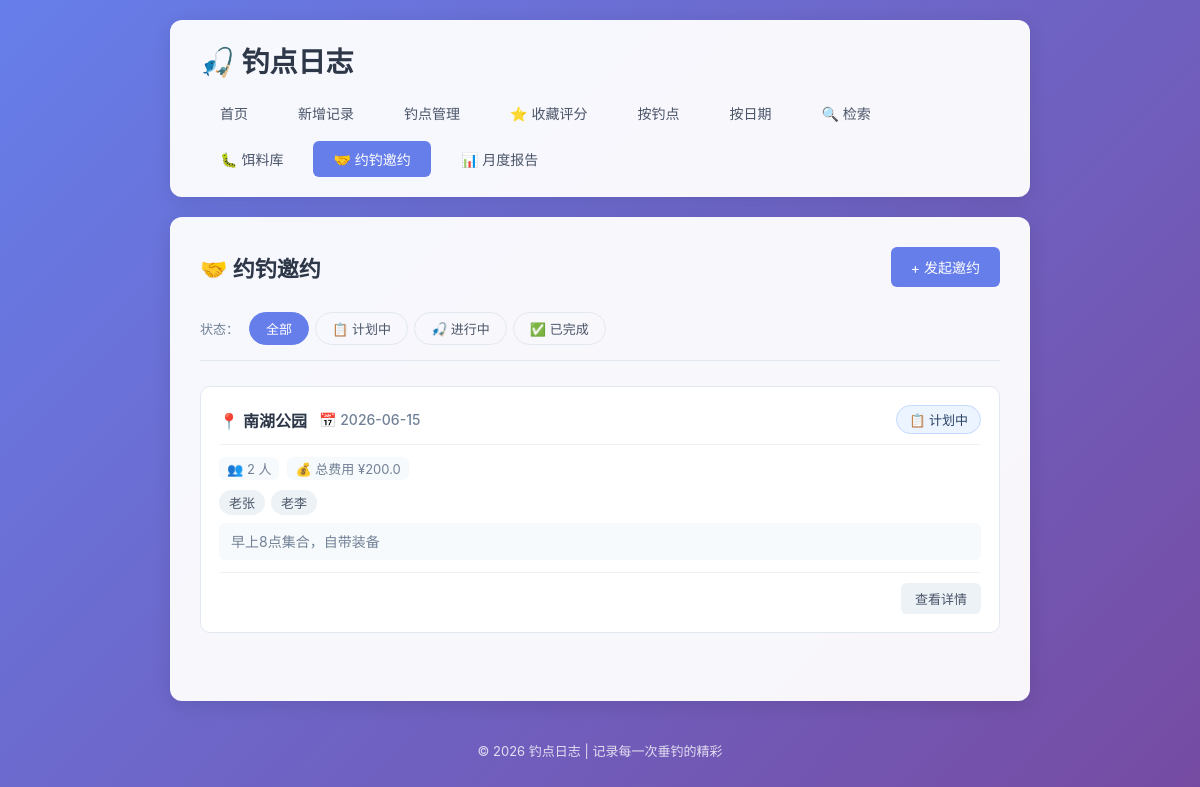
The page /invitations on the database its author committed.
### tables this page shows
CREATE TABLE fishing_invitations (
            id INTEGER PRIMARY KEY AUTOINCREMENT,
            spot TEXT NOT NULL,
            date DATE NOT NULL,
            notes TEXT,
            status TEXT DEFAULT 'planned',
            total_cost REAL DEFAULT 0,
            created_at TIMESTAMP DEFAULT CURRENT_TIMESTAMP
        );

CREATE TABLE invitation_members (
            id INTEGER PRIMARY KEY AUTOINCREMENT,
            invitation_id INTEGER NOT NULL,
            name TEXT NOT NULL,
            harvest_detail TEXT,
            cost_share REAL DEFAULT 0,
            created_at TIMESTAMP DEFAULT CURRENT_TIMESTAMP,
            FOREIGN KEY (invitation_id) REFERENCES fishing_invitations(id) ON DELETE CASCADE
        );

### app.py (the view)
@app.route('/invitations')
def invitations_list():
    conn = get_db()
    filter_status = request.args.get('status', 'all')
    query = '''
        SELECT i.*,
               (SELECT COUNT(*) FROM invitation_members m WHERE m.invitation_id = i.id) as member_count
        FROM fishing_invitations i
    '''
    params = []
    conditions = []
    if filter_status != 'all':
        conditions.append('i.status = ?')
        params.append(filter_status)
    if conditions:
        query += ' WHERE ' + ' AND '.join(conditions)
    query += ' ORDER BY i.date DESC, i.id DESC'
    invitations = conn.execute(query, params).fetchall()
    inv_list = []
    for inv in invitations:
        inv_dict = dict(inv)
        members = conn.execute(
            'SELECT * FROM invitation_members WHERE invitation_id = ? ORDER BY id',
            (inv['id'],)
        ).fetchall()
        inv_dict['members'] = [dict(m) for m in members]
        inv_list.append(inv_dict)
    conn.close()
    return render_template('invitations.html', invitations=inv_list, filter_status=filter_status)

### app.py (called while the page is built)
def get_db():
    conn = sqlite3.connect(DB_PATH)
    conn.row_factory = sqlite3.Row
    return conn

### templates/invitations.html (shortened to what this page needs)
{% extends 'base.html' %}
{% block content %}
    <div class="page-header">
        <h2>🤝 约钓邀约</h2>
        <a href="{{ url_for('add_invitation') }}" class="btn btn-primary">+ 发起邀约</a>
    </div>
    <div class="filter-bar">
        <div class="filter-group">
            <span class="filter-label">状态：</span>
            <a href="{{ url_for('invitations_list', status='all') }}" class="filter-btn {% if filter_status == 'all' %}active{% endif %}">全部</a>
            <a href="{{ url_for('invitations_list', status='planned') }}" class="filter-btn {% if filter_status == 'planned' %}active{% endif %}">📋 计划中</a>
            <a href="{{ url_for('invitations_list', status='ongoing') }}" class="filter-btn {% if filter_status == 'ongoing' %}active{% endif %}">🎣 进行中</a>
            <a href="{{ url_for('invitations_list', status='completed') }}" class="filter-btn {% if filter_status == 'completed' %}active{% endif %}">✅ 已完成</a>
        </div>
    </div>
    {% if invitations %}
        <div class="invitation-list">
            {% for inv in invitations %}
                <div class="invitation-card">
                    <div class="invitation-card-header">
                        <div class="invitation-card-title">
                            <span class="invitation-spot">📍 {{ inv['spot'] }}</span>
                            <span class="invitation-date">📅 {{ inv['date'] }}</span>
                        </div>
                        <span class="invitation-status status-{{ inv['status'] }}">
                            {% if inv['status'] == 'planned' %}📋 计划中
                            {% elif inv['status'] == 'ongoing' %}🎣 进行中
                            {% elif inv['status'] == 'completed' %}✅ 已完成
                            {% endif %}
                        </span>
                    </div>
                    <div class="invitation-card-body">
                        <div class="invitation-meta">
                            <span class="meta-item">👥 {{ inv['member_count'] }} 人</span>
                            {% if inv['total_cost'] and inv['total_cost'] > 0 %}
                                <span class="meta-item">💰 总费用 ¥{{ inv['total_cost'] }}</span>
                            {% endif %}
                        </div>
                        {% if inv['members'] %}
                            <div class="invitation-member-preview">
                                {% for m in inv['members'] %}
                                    <span class="member-tag">{{ m['name'] }}</span>
                                {% endfor %}
                            </div>
                        {% endif %}
                        {% if inv['notes'] %}
                            <div class="invitation-notes">{{ inv['notes'] }}</div>
                        {% endif %}
                    </div>
                    <div class="invitation-card-footer">
                        <a href="{{ url_for('invitations_detail', inv_id=inv['id']) }}" class="btn btn-small">查看详情</a>
                    </div>
                </div>
            {% endfor %}
        </div>
    {% else %}
        <div class="empty-state">
            <p>还没有约钓邀约，快去发起第一个吧！</p>
            <a href="{{ url_for('add_invitation') }}" class="btn btn-primary">+ 发起邀约</a>
        </div>
    {% endif %}
{% endblock %}

### static/style.css (style rules this page uses)
* { margin: 0; padding: 0; box-sizing: border-box; }
body { font-family: -apple-system, BlinkMacSystemFont, 'Segoe UI', 'PingFang SC', 'Microsoft YaHei', sans-serif; background: linear-gradient(135deg, #667eea 0%, #764ba2 100%); min-height: 100vh; color: #333; }
.page-header { display: flex; justify-content: space-between; align-items: center; margin-bottom: 25px; flex-wrap: wrap; gap: 15px; }
.page-header h2 { color: #2d3748; font-size: 22px; }
.btn { display: inline-block; padding: 10px 20px; border: none; border-radius: 6px; text-decoration: none; font-size: 14px; cursor: pointer; transition: all 0.2s ease; font-family: inherit; }
.btn-primary { background: #667eea; color: white; }
.btn-small { padding: 6px 14px; font-size: 13px; background: #edf2f7; color: #4a5568; }
.filter-bar { display: flex; gap: 8px; margin-bottom: 25px; flex-wrap: wrap; padding-bottom: 15px; border-bottom: 1px solid #e2e8f0; }
.filter-btn { padding: 6px 16px; border: 1px solid #e2e8f0; border-radius: 20px; text-decoration: none; font-size: 13px; color: #4a5568; transition: all 0.2s ease; }
.filter-btn.active { background: #667eea; color: white; border-color: #667eea; }
.filter-group { display: flex; align-items: center; gap: 6px; flex-wrap: wrap; }
.filter-label { font-size: 13px; color: #718096; font-weight: 500; margin-right: 4px; }
.meta-item { font-size: 13px; color: #718096; padding: 2px 8px; background: #f7fafc; border-radius: 6px; }
.invitation-list { display: grid; gap: 15px; }
.invitation-card { border: 1px solid #e2e8f0; border-radius: 10px; padding: 18px; transition: all 0.25s ease; background: #fff; }
.invitation-card-header { display: flex; justify-content: space-between; align-items: center; margin-bottom: 12px; padding-bottom: 10px; border-bottom: 1px solid #edf2f7; }
.invitation-card-title { display: flex; align-items: center; gap: 12px; flex-wrap: wrap; }
.invitation-spot { font-size: 16px; font-weight: 600; color: #2d3748; }
.invitation-date { font-size: 14px; color: #718096; font-weight: 500; }
.invitation-status { display: inline-block; padding: 4px 12px; border-radius: 20px; font-size: 13px; font-weight: 500; }
.status-planned { background: #ebf4ff; color: #2a4365; border: 1px solid #c3dafe; }
.invitation-card-body { margin-bottom: 12px; }
.invitation-meta { display: flex; flex-wrap: wrap; gap: 8px; margin-bottom: 10px; }
.invitation-member-preview { display: flex; flex-wrap: wrap; gap: 6px; margin-bottom: 8px; }
.member-tag { display: inline-block; padding: 3px 10px; background: #edf2f7; color: #4a5568; border-radius: 14px; font-size: 13px; font-weight: 500; }
.invitation-notes { font-size: 14px; color: #718096; line-height: 1.5; margin-top: 8px; padding: 8px 12px; background: #f7fafc; border-radius: 6px; }
.invitation-card-footer { text-align: right; padding-top: 10px; border-top: 1px solid #edf2f7; }

### rows shown on the page
fishing_invitations: spot "南湖公园", date "2026-06-15", status "📋 计划中", member_count "2", total_cost "200.0", notes "早上8点集合，自带装备"
invitation_members: name "老张"
invitation_members: name "老李"
